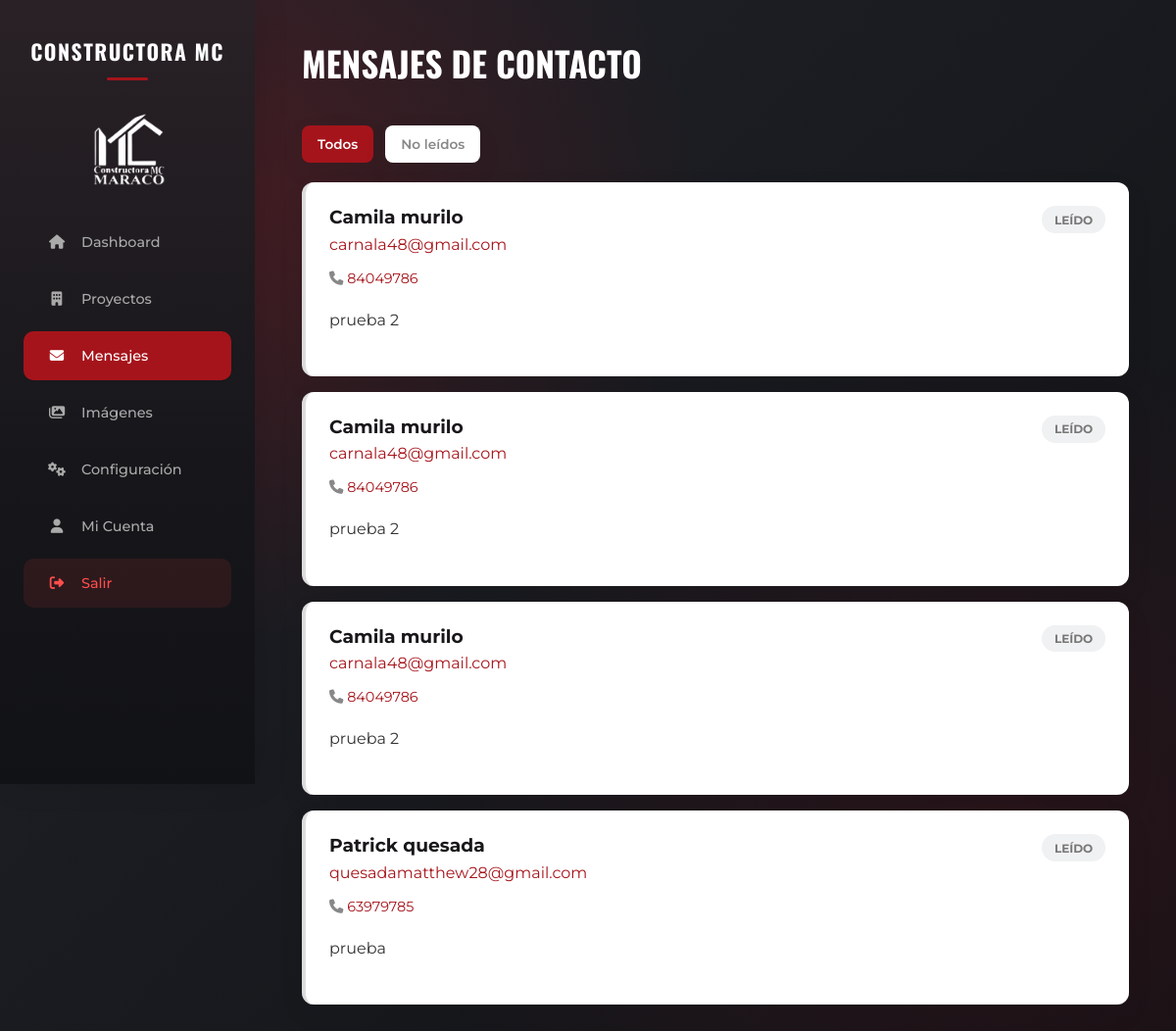
/ConstructoraMC/admin/mensajes.php (signed in), run on the app's committed database.
### tables this page shows
CREATE TABLE `mensajes_contacto` (
  `id` int(11) NOT NULL,
  `nombre` varchar(100) NOT NULL,
  `correo` varchar(150) NOT NULL,
  `telefono` varchar(50) DEFAULT NULL,
  `mensaje` text NOT NULL,
  `leido` tinyint(1) DEFAULT 0,
  `fecha_envio` timestamp NOT NULL DEFAULT current_timestamp()
);

### ConstructoraMC/admin/mensajes.php (the view, shortened to what this page needs)
<?php
require_once '../includes/conexion.php';
$filtro = ($_GET['filtro'] ?? 'todos') === 'nuevos' ? 'nuevos' : 'todos';
$consulta = 'SELECT * FROM mensajes_contacto';
$consulta .= ' ORDER BY id DESC';
$mensajes = $pdo->query($consulta)->fetchAll();
function escapar($valor) {
    return htmlspecialchars((string)$valor, ENT_QUOTES, 'UTF-8');
}
?>
<!DOCTYPE html>
<html lang="es">
<head>
    <link rel="stylesheet" href="https://cdnjs.cloudflare.com/ajax/libs/font-awesome/6.4.0/css/all.min.css">
    <link rel="stylesheet" href="../assets/css/admin.css">
</head>
<body class="dashboard-body">
    <aside class="sidebar">
        <div class="brand">CONSTRUCTORA MC</div>
        <img src="../assets/img/logo-CostructoraMc.png" alt="Constructora MC" class="login-logo">
        <nav>
            <a href="dashboard.php"><i class="fas fa-home"></i> Dashboard</a>
            <a href="proyectos.php"><i class="fas fa-building"></i> Proyectos</a>
            <a href="mensajes.php" class="active"><i class="fas fa-envelope"></i> Mensajes</a>
            <a href="imagenes.php"><i class="fas fa-images"></i> Imágenes</a>
            <a href="configuracion.php"><i class="fas fa-cogs"></i> Configuración</a>
            <a href="cuenta.php"><i class="fas fa-user"></i> Mi Cuenta</a>
            <a href="logout.php" class="logout-btn"><i class="fas fa-sign-out-alt"></i> Salir</a>
        </nav>
    </aside>
    <main class="main-content">
        <header class="dashboard-header">
            <h2 class="page-title">Mensajes de contacto</h2>
        </header>
        <div class="message-filters" aria-label="Filtrar mensajes">
            <a href="mensajes.php?filtro=todos" class="<?= $filtro === 'todos' ? 'active' : '' ?>">Todos</a>
            <a href="mensajes.php?filtro=nuevos" class="<?= $filtro === 'nuevos' ? 'active' : '' ?>">No leídos</a>
        </div>
        <?php if (!$mensajes): ?>
            <section class="panel-box messages-empty">
                <i class="far fa-envelope-open" aria-hidden="true"></i>
                <h3>No hay mensajes<?= $filtro === 'nuevos' ? ' nuevos' : '' ?></h3>
                <p>Cuando alguien envíe el formulario de contacto, aparecerá aquí.</p>
            </section>
        <?php else: ?>
            <div class="messages-list">
                <?php foreach ($mensajes as $item): ?>
                    <article class="message-card <?= empty($item['leido']) ? 'unread' : '' ?>">
                        <div class="message-heading">
                            <div>
                                <h3><?= escapar($item['nombre'] ?? 'Sin nombre') ?></h3>
                                <a href="mailto:<?= escapar($item['correo'] ?? '') ?>"><?= escapar($item['correo'] ?? '') ?></a>
                            </div>
                            <span class="badge <?= empty($item['leido']) ? 'message-unread' : 'message-read' ?>">
                                <?= empty($item['leido']) ? 'No leído' : 'Leído' ?>
                            </span>
                        </div>
                        <?php if (!empty($item['telefono'])): ?>
                            <p class="message-phone"><i class="fas fa-phone" aria-hidden="true"></i> <a href="tel:<?= escapar($item['telefono']) ?>"><?= escapar($item['telefono']) ?></a></p>
                        <?php endif; ?>
                        <p class="message-body"><?= nl2br(escapar($item['mensaje'] ?? '')) ?></p>
                    </article>
                <?php endforeach; ?>
            </div>
        <?php endif; ?>
    </main>
</body>
</html>

### ConstructoraMC/assets/css/admin.css (style rules this page uses)
:root { --admin-sidebar-width: 260px; --admin-bg: #f4f5f6; --admin-sidebar-bg: #19171a; --admin-card-bg: #ffffff; --admin-text: #333333; --admin-text-muted: #888888; --admin-orange: #a6141b; --admin-shadow: 0 10px 30px rgba(0, 0, 0, 0.05); }
body.dashboard-body { background-color: #17191d; color: var(--admin-text); font-family: 'Montserrat', sans-serif; margin: 0; padding: 0; display: flex; min-height: 100vh; background-image: radial-gradient(ellipse at 15% 20%, rgba(166, 20, 27, 0.3) 0%, transparent 38%), radial-gradient(ellipse at 85% 80%, rgba(92, 20, 30, 0.28) 0%, transparent 42%), linear-gradient(135deg, #202329 0%, #111215 100%); }
.sidebar { width: var(--admin-sidebar-width); background: linear-gradient(180deg, #292126 0%, #17171b 58%, #111215 100%); height: 100vh; position: fixed; top: 0; left: 0; display: flex; flex-direction: column; padding: 2.5rem 1.5rem; box-sizing: border-box; z-index: 1000; box-shadow: 5px 0 30px rgba(0, 0, 0, 0.1); }
.sidebar .brand { font-family: 'Oswald', sans-serif; font-size: 1.35rem; font-weight: 700; color: #fff; margin: 0 0 2rem; text-align: center; letter-spacing: 1.5px; line-height: 1.2; text-transform: uppercase; }
.sidebar .brand::after { content: ''; display: block; width: 42px; height: 3px; margin: 0.8rem auto 0; border-radius: 3px; background: var(--admin-orange); }
.sidebar .login-logo { width: 150px; max-width: 100%; max-height: 76px; margin: 0 auto 2rem; object-fit: contain; filter: brightness(0) invert(1); }
.sidebar a { color: #aaa; text-decoration: none; padding: 1rem 1.5rem; border-radius: 10px; margin-bottom: 0.5rem; display: flex; align-items: center; gap: 15px; transition: 0.3s; font-size: 0.9rem; font-weight: 500; }
.sidebar a:hover, .sidebar a.active { background: var(--admin-orange); color: #fff; }
.sidebar a i { width: 20px; text-align: center; }
.sidebar a.logout-btn { margin-top: auto; background: rgba(255, 60, 60, 0.1); color: #ff4d4d; }
.main-content { margin-left: var(--admin-sidebar-width); flex: 1; display: flex; flex-direction: column; padding: 2rem 3rem; box-sizing: border-box; width: calc(100% - var(--admin-sidebar-width)); }
.dashboard-header { display: flex; align-items: center; justify-content: flex-start; margin-bottom: 2rem; min-height: 64px; }
.page-title { font-family: 'Oswald', sans-serif; margin: 0; color: #fff; font-size: 2.2rem; text-transform: uppercase; }
.badge { padding: 0.4rem 0.8rem; border-radius: 20px; font-size: 0.75rem; font-weight: 700; text-transform: uppercase; }
.message-filters { display: flex; gap: 0.75rem; margin: 0 0 1.25rem; }
.message-filters a { padding: 0.7rem 1rem; border-radius: 8px; background: #fff; color: var(--admin-text-muted); text-decoration: none; font-size: 0.85rem; font-weight: 600; box-shadow: var(--admin-shadow); }
.message-filters a.active { background: var(--admin-orange); color: #fff; }
.messages-list { display: grid; gap: 1rem; }
.message-card { background: #fff; border-radius: 12px; padding: 1.5rem; box-shadow: var(--admin-shadow); border-left: 4px solid #ddd; }
.message-heading { display: flex; justify-content: space-between; align-items: flex-start; gap: 1rem; }
.message-heading h3 { margin: 0 0 0.4rem; color: var(--admin-sidebar-bg); }
.message-heading a, .message-phone a { color: var(--admin-orange); text-decoration: none; }
.message-phone { margin: 1rem 0 0; color: var(--admin-text-muted); font-size: 0.9rem; }
.message-body { white-space: normal; line-height: 1.7; margin: 1.25rem 0; overflow-wrap: anywhere; }
.badge.message-read { background: #f0f1f2; color: #777; }
.login-logo { max-height: 90px; margin-bottom: 2rem; object-fit: contain; }

### data on the page
mensajes_contacto: nombre "Camila murilo", correo "carnala48@gmail.com", leido "LEÍDO", telefono "84049786", mensaje "prueba 2"
mensajes_contacto: nombre "Camila murilo", correo "carnala48@gmail.com", leido "LEÍDO", telefono "84049786", mensaje "prueba 2"
mensajes_contacto: nombre "Camila murilo", correo "carnala48@gmail.com", leido "LEÍDO", telefono "84049786", mensaje "prueba 2"
mensajes_contacto: nombre "Patrick quesada", correo "quesadamatthew28@gmail.com", leido "LEÍDO", telefono "63979785", mensaje "prueba"
